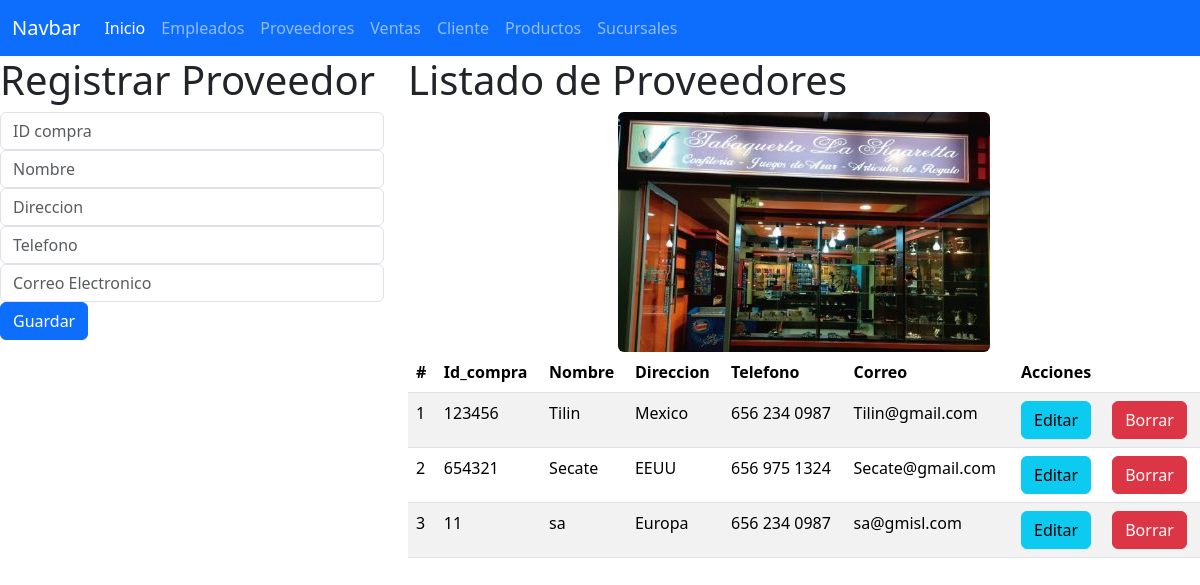
/inicio_vistaProvedor, run on the app's committed database.
### Proovedores_app/models.py (models this page shows, shortened)
class Provedores(models.Model):
    Id_compra=models.CharField(primary_key=True,max_length=6)
    Nombre=models.CharField(max_length=100)
    Direccion=models.CharField(max_length=100)
    Telefono=models.CharField(max_length=100)
    Correo=models.CharField(max_length=100)

### Proovedores_app/views.py (the view)
# urls.py: path("inicio_vistaProvedor", views.inicio_vistaProvedor, name="inicio_vistaProvedor"),
def inicio_vistaProvedor(request):
    LosProvedores = Provedores.objects.all()
    return render(request, "gestionarProvedor.html", {"misprovedores": LosProvedores})

### Proovedores_app/templates/gestionarProvedor.html (shortened to what this page needs)
{% extends "base.html" %}
{% load static %}
{% block cuerpo %}
<div class="row">
    <div class="col-md-4">
        <h1>Registrar Proveedor</h1>
        <form action="/registrarProvedor/" method="POST">
            <div class="form-group">
                <input type="text" id="txtCompra" name="txtCompra" class="form-control" placeholder="ID compra" maxlength="6" required>
            </div>
            <div class="form-group">
                <input type="text" id="txtNombre" name="txtNombre" class="form-control" placeholder="Nombre" maxlength="100" required>
            </div>
            <div class="form-group">
                <input type="text" id="txtDireccion" name="txtDireccion" class="form-control" placeholder="Direccion" required>
            </div>
            <div class="form-group">
                <input type="text" id="txtTelefono" name="txtTelefono" class="form-control" placeholder="Telefono" required>
            </div>
            <div class="form-group">
                <input type="text" id="txtCorreo" name="txtCorreo" class="form-control" placeholder="Correo Electronico" maxlength="100" required>
            </div>
            <button type="submit" class="btn btn-primary">Guardar</button>
        </form>
    </div>
    <div class="col-md-8">
        <h1>Listado de Proveedores</h1>
        <img class="rounded mx-auto d-block" src="{% static "img/TABAQUERIA.jpg" %}" alt="" />
        <table class="table table-striped">
            <thead>
                <tr>
                    <th>#</th>
                    <th>Id_compra</th>
                    <th>Nombre</th>
                    <th>Direccion</th>
                    <th>Telefono</th>
                    <th>Correo</th>
                    <th colspan="2">Acciones</th>
                </tr>
            </thead>
            <tbody>
                {% for p in misprovedores %}
                <tr>
                    <td>{{ forloop.counter }}</td>
                    <td>{{ p.Id_compra }}</td>
                    <td>{{ p.Nombre }}</td>
                    <td>{{ p.Direccion }}</td>
                    <td>{{ p.Telefono }}</td>
                    <td>{{ p.Correo }}</td>
                    <td><a href="seleccionarProvedor/{{ p.Id_compra }}" class="btn btn-info">Editar</a></td>
                    <td><a href="borrarProvedor/{{ p.Id_compra }}" class="btn btn-danger">Borrar</a></td>
                </tr>
                {% endfor %}
            </tbody>
        </table>
    </div>
</div>
{% endblock %}

### data on the page
Provedores: Id_compra "123456", Nombre "Tilin", Direccion "Mexico", Telefono "656 234 0987", Correo "Tilin@gmail.com"
Provedores: Id_compra "654321", Nombre "Secate", Direccion "EEUU", Telefono "656 975 1324", Correo "Secate@gmail.com"
Provedores: Id_compra "11", Nombre "sa", Direccion "Europa", Telefono "656 234 0987", Correo "sa@gmisl.com"
